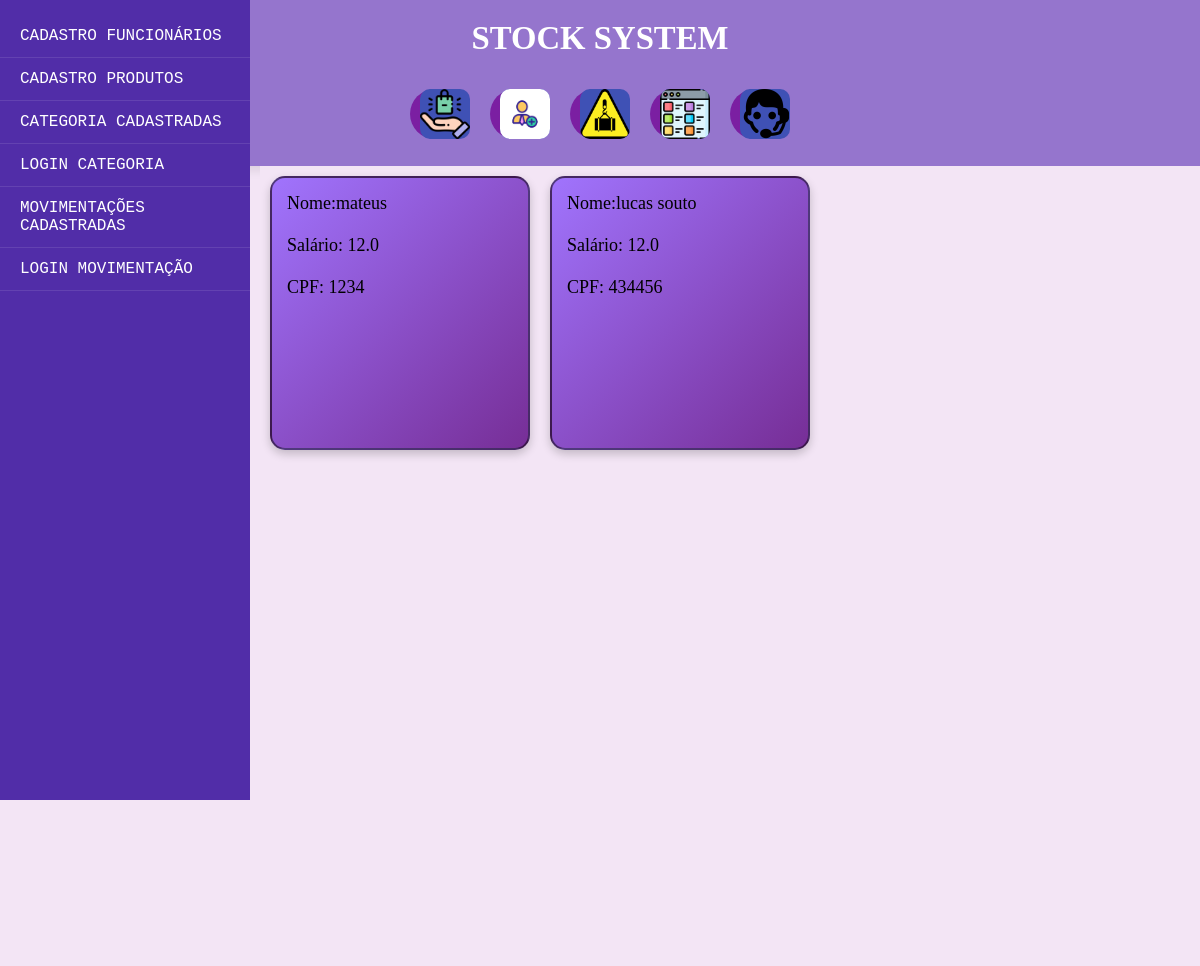
Before: /funcionario with the older database file.
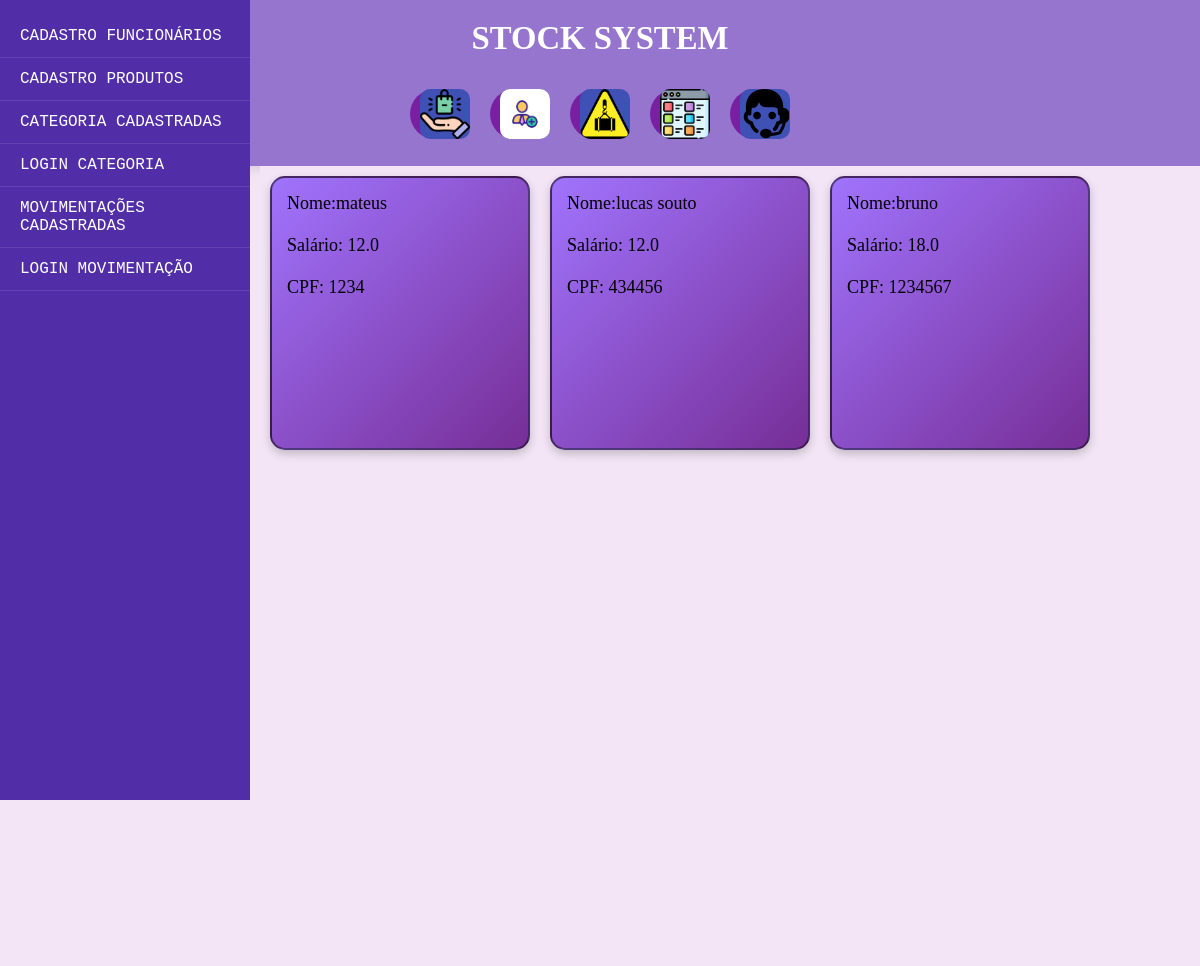
After: the same page with the newer database file.
### models.py (models this page shows, shortened)
class Funcionario(Base):
    __tablename__ = 'funcionario'
    nome = Column(String(40), nullable=False, index=True)
    id = Column(Integer, primary_key=True, unique=True)
    cpf = Column(String(11), nullable=False, index=True, unique=True)
    salario = Column(Float, nullable=False, index=False)
    def serialize_funcionario(self):
        dados_funcionario = {
            "id": self.id,
            "nome": self.nome,
            "cpf": self.cpf,
            "salario": self.salario,
        }
        return dados_funcionario

### app.py (the view)
@app.route('/funcionario', methods=['GET'])
def funcionario():
    sql_funcionario = select(Funcionario)
    resultado_funcionario = db_session.execute(sql_funcionario).scalars()
    lista_funcionario = []
    for n in resultado_funcionario:
        lista_funcionario.append(n.serialize_funcionario())
        print(lista_funcionario[-1])
    return render_template('funcionario.html',
                           lista_funcionario=lista_funcionario)

### templates/funcionario.html
{% extends 'template.html' %}
{% block conteudo %}
{% for item in lista_funcionario %}
<div class="conteudo">
    <p> Nome:{{item.nome}} </p><br>
    <p> Salário: {{item.salario}} </p> <br>
    <p> CPF: {{item.cpf}}</p>
</div>
{% endfor %}
{% endblock conteudo %}

Changed rows visible on the page:
added Funcionario: nome "bruno", salario "18.0", cpf "1234567"
